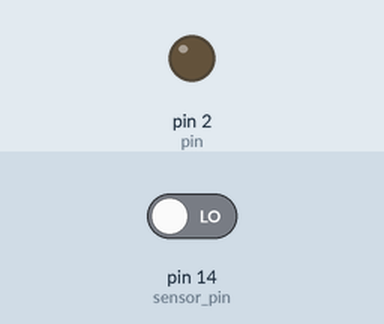
This sketch was run on a simulated Arduino Uno, built with avr-gcc and run on an emulated ATmega328P. Parts: output pins drawn as LEDs (lit = HIGH). Inputs (shaded band) come from the test bench; at power-on: pin 14 (sensor_pin) LOW.

Above: at 1.2 s.
1.3 s: pin 14 (sensor_pin) driven HIGH
At 2.2 s:
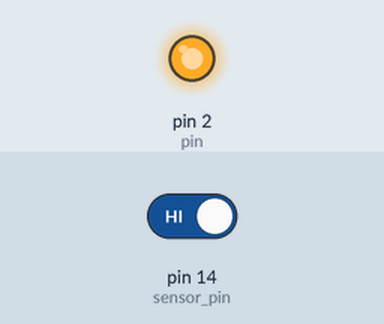
2.8 s: pin 14 (sensor_pin) driven LOW
At 3.3 s:
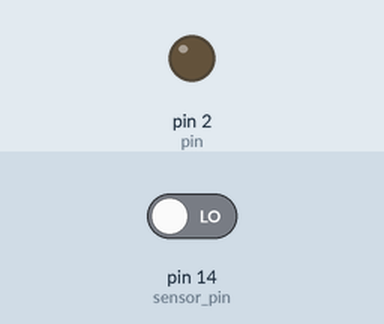
Timing chart, 0 to 5.8 s (numbered marks = the images above; inputs shaded):
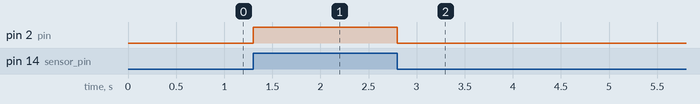

Measured:
- after the input at 1.3 s, pin 2 (pin): LOW → HIGH at once
- after the input at 2.8 s, pin 2 (pin): HIGH → LOW at once

The sketch:

Motor_CC.ino
```cpp
int pin = 2;

#define sensor_pin 14

void setup(){
  pinMode(pin, OUTPUT);
  pinMode(sensor_pin, INPUT);

  Serial.begin(115200);
}

void loop(){
  digitalWrite(pin, digitalRead(sensor_pin));

}
```
